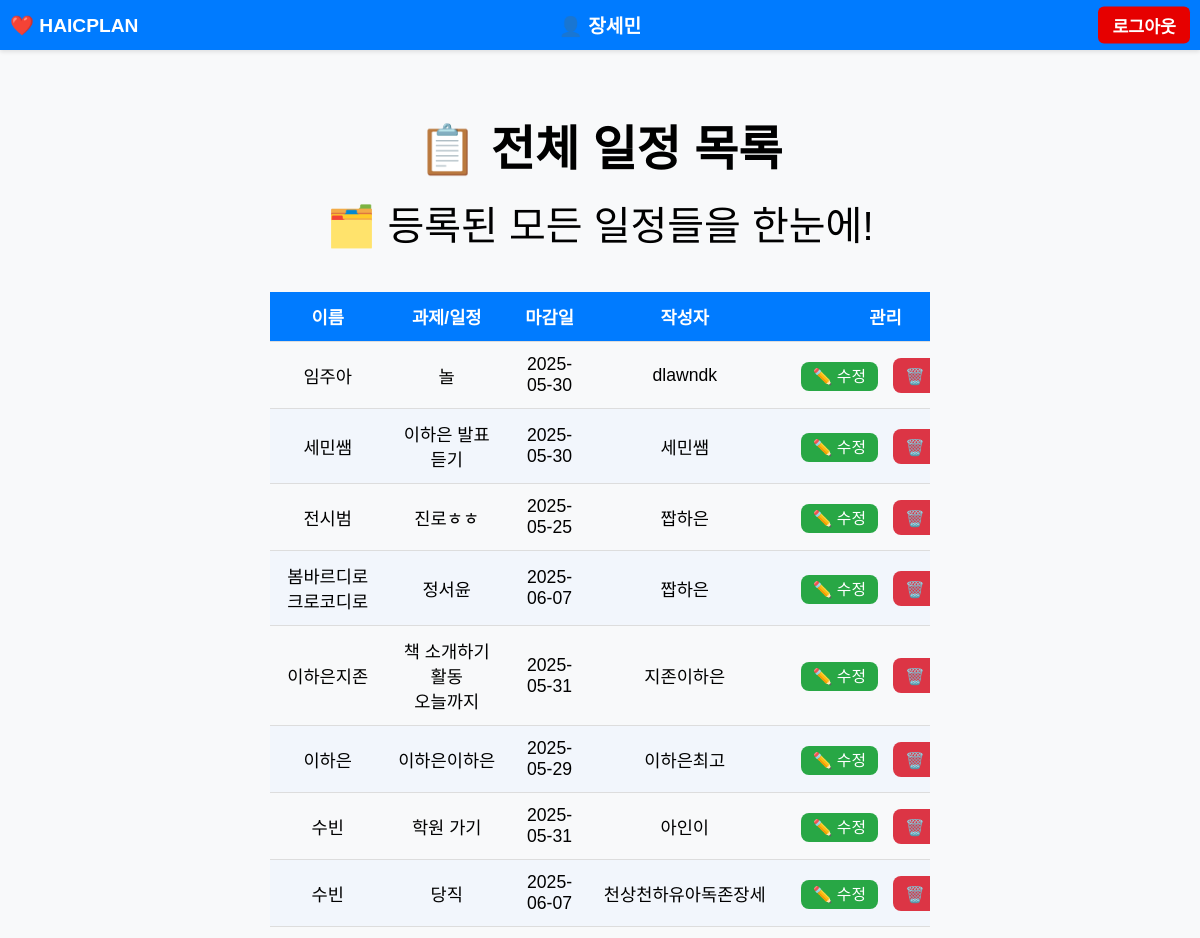
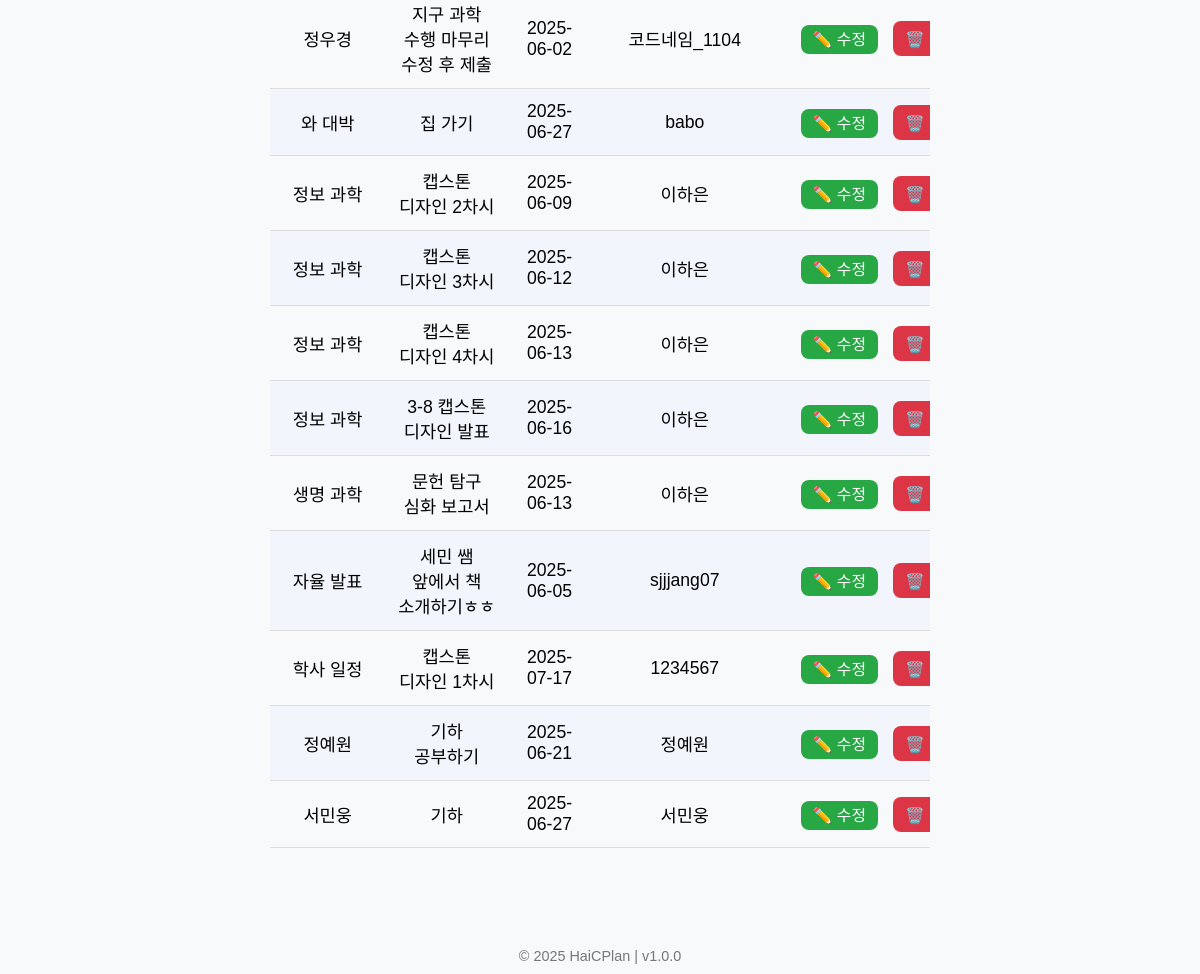
/view (signed in), run on the app's committed database (2 pictures, top to bottom).
### tables this page shows
CREATE TABLE schedules(
id INTEGER PRIMARY KEY AUTOINCREMENT,
name TEXT,
task TEXT,
deadline TEXT,
username TEXT
);

### app.py (the view)
@app.route('/view')
def view():
    if 'username' not in session:
        return redirect(url_for('login'))
    conn = sqlite3.connect('data.db')
    cursor = conn.cursor()
    if session['role'] == 'admin':
        cursor.execute("SELECT id, name, task, deadline, username FROM schedules")
    else:
        cursor.execute("SELECT id, name, task, deadline, username FROM schedules WHERE username=?", (session['username'],))
    schedules = cursor.fetchall()
    conn.close()
    return render_template('view.html', schedules=schedules, role=session['role'])

### templates/view.html (shortened to what this page needs)
{% extends "base.html" %}
{% block content %}
<div class="view-container">
    <h1>📋 전체 일정 목록</h1>
    <div class="emoji">🗂️ 등록된 모든 일정들을 한눈에!</div>
    <div class="table-wrapper">
        <table>
            <thead>
                <tr>
                    <th>번호</th>
                    <th>이름</th>
                    <th>과제/일정</th>
                    <th>마감일</th>
                    <th>작성자</th>
                    <th>관리</th>
                </tr>
            </thead>
            <tbody>
                {% for id, name, task, deadline, username in schedules %}
                <tr>
                    <td>{{ loop.index }}</td>
                    <td>{{ name }}</td>
                    <td>{{ task }}</td>
                    <td>{{ deadline }}</td>
                    <td>{{ username }}</td>
                    <td class="actions">
                        <a href="{{ url_for('edit', id=id) }}">✏️ 수정</a>
                        <form action="{{ url_for('delete', id=id) }}" method="POST" style="display:inline;">
                            <button type="submit" onclick="return confirm('정말 삭제하시겠습니까?');">🗑️ 삭제</button>
                        </form>
                    </td>
                </tr>
                {% endfor %}
            </tbody>
        </table>
    </div>
</div>
{% endblock %}

### templates/base.html (style rules this page uses)
body { font-family: 'Arial', sans-serif; background-color: #f8f9fa; margin: 0; padding: 0; min-height: 100vh; display: flex; flex-direction: column; align-items: center; }

### templates/view.html (style rules this page uses)
.view-container { max-width: 900px; margin: 40px auto; padding: 0 20px; text-align: center; }
h1 { font-size: 3em; margin-bottom: 0.3em; }
.emoji { font-size: 2.5em; margin-bottom: 1em; }
.table-wrapper { display: flex; justify-content: center; overflow-x: auto; }
table { width: 100%; table-layout: auto; border-collapse: collapse; box-shadow: 0 4px 10px rgba(0,0,0,0.1); border-radius: 12px; overflow: hidden; margin: 0 auto; }
th, td { padding: 12px 15px; word-break: keep-all; border-bottom: 1px solid #ddd; font-size: 1.1em; }
th { background-color: #007bff; color: white; text-align: center; }
tr:nth-child(even) { background-color: #f2f6fc; }
td.actions { text-align: center; white-space: nowrap; }
td.actions a, td.actions form button { margin: 0 5px; padding: 6px 12px; font-size: 0.9em; border-radius: 8px; border: none; cursor: pointer; transition: background-color 0.3s; text-decoration: none; }
td.actions a { background-color: #28a745; color: white; }
td.actions form button { background-color: #dc3545; color: white; }

### data on the page
schedules: name "임주아", task "놀", deadline "2025-05-30", username "dlawndk"
schedules: name "세민쌤", task "이하은 발표 듣기", deadline "2025-05-30", username "세민쌤"
schedules: name "전시범", task "진로ㅎㅎ", deadline "2025-05-25", username "짭하은"
schedules: name "봄바르디로 크로코디로", task "정서윤", deadline "2025-06-07", username "짭하은"
schedules: name "이하은지존", task "책 소개하기 활동 오늘까지", deadline "2025-05-31", username "지존이하은"
schedules: name "이하은", task "이하은이하은", deadline "2025-05-29", username "이하은최고"
schedules: name "수빈", task "학원 가기", deadline "2025-05-31", username "아인이"
schedules: name "수빈", task "당직", deadline "2025-06-07", username "천상천하유아독존장세"
schedules: name "정우경", task "지구 과학 수행 마무리 수정 후 제출", deadline "2025-06-02", username "코드네임_1104"
schedules: name "와 대박", task "집 가기", deadline "2025-06-27", username "babo"
schedules: name "정보 과학", task "캡스톤 디자인 2차시", deadline "2025-06-09", username "이하은"
schedules: name "정보 과학", task "캡스톤 디자인 3차시", deadline "2025-06-12", username "이하은"
schedules: name "정보 과학", task "캡스톤 디자인 4차시", deadline "2025-06-13", username "이하은"
schedules: name "정보 과학", task "3-8 캡스톤 디자인 발표", deadline "2025-06-16", username "이하은"
schedules: name "생명 과학", task "문헌 탐구 심화 보고서", deadline "2025-06-13", username "이하은"
schedules: name "자율 발표", task "세민 쌤 앞에서 책 소개하기ㅎㅎ", deadline "2025-06-05", username "sjjjang07"
schedules: name "학사 일정", task "캡스톤 디자인 1차시", deadline "2025-07-17", username "1234567"
schedules: name "정예원", task "기하 공부하기", deadline "2025-06-21", username "정예원"
schedules: name "서민웅", task "기하", deadline "2025-06-27", username "서민웅"

### other printed values
{{ session['username'] }} "장세민"
